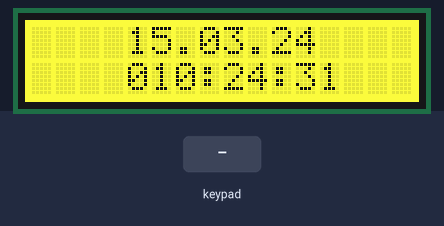
A sketch run on a simulated Arduino Uno, built with avr-gcc and run on an emulated ATmega328P. On the bench: 16×2 character LCD. Inputs (shaded band) come from the test bench. The local clock reads 2024-03-15 10:24:30 at power-on unless the sketch sets it.

Above: at 1.2 s.
1.3 s: key 'U' pressed
At 2.8 s:
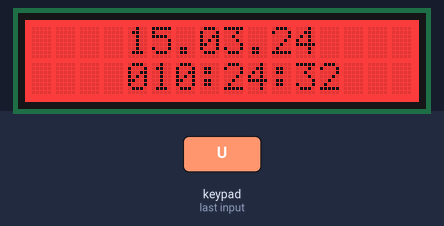
4.3 s: key 'L' pressed
At 5.8 s:
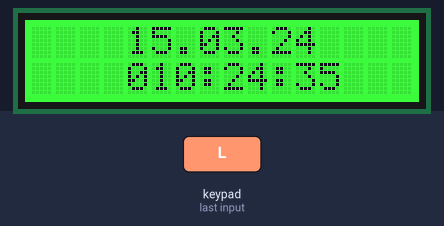
7.3 s: key 'R' pressed
At 8.5 s:
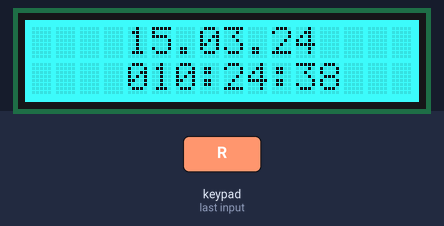
10.3 s: key 'S' pressed
At 11.4 s:
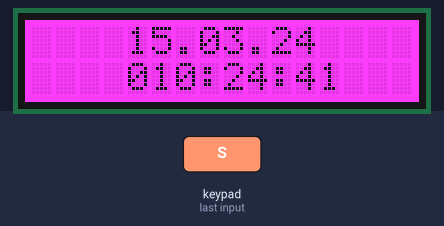
Timing chart, 0 to 13.3 s (numbered marks = the images above; inputs shaded):
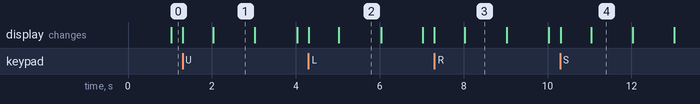

The sketch:

clock.ino
```cpp
/*********************

Colored clock for the Adafruit RGB Character LCD Shield + SD-RTC shield

**********************/

#include <Wire.h>
#include "RTClib.h"
#include <Adafruit_RGBLCDShield.h>
#include <utility/Adafruit_MCP23017.h>

#define RED 0x1
#define YELLOW 0x3
#define GREEN 0x2
#define TEAL 0x6
#define BLUE 0x4
#define VIOLET 0x5
#define WHITE 0x7
#define aref_voltage 3.3

Adafruit_RGBLCDShield lcd = Adafruit_RGBLCDShield();
RTC_DS1307 rtc;
DateTime now;

void setup()
{
  lcd.begin(16,2);
  lcd.setBacklight(YELLOW);
  Wire.begin();
  rtc.begin();
}

void loop()
{
  now = rtc.now();
  updateTime();
  updateColor();
}

void updateTime()
{

 // Time variables

 int s = now.second();
 int m = now.minute();
 int h = now.hour();
 int d = now.day();
 int M = now.month();
 int y = now.year();
// int D = now.dayOfWeek();

 // Clock

 lcd.setCursor(4,1);
 if (h-1<10) {lcd.print(0);} lcd.print(h);
 lcd.print(":");
 if (m<10) {lcd.print(0);} lcd.print(m);
 lcd.print(":");
 if (s<10) {lcd.print(0);} lcd.print(s);

 // Calendar

 lcd.setCursor(4,0);
 if (d<10) {lcd.print(0);} lcd.print(d);
 lcd.print(".");
 if (M<10) {lcd.print(0);} lcd.print(M);
 lcd.print(".");
 lcd.print(y-2000);

}

void updateColor()
{

 uint8_t buttons = lcd.readButtons();

  if (buttons)
  {
    if (buttons & BUTTON_UP) {
      lcd.setBacklight(RED);
    }
    if (buttons & BUTTON_DOWN) {
      lcd.setBacklight(YELLOW);
    }
    if (buttons & BUTTON_LEFT) {
      lcd.setBacklight(GREEN);
    }
    if (buttons & BUTTON_RIGHT) {
      lcd.setBacklight(TEAL);
    }
    if (buttons & BUTTON_SELECT) {
      lcd.setBacklight(VIOLET);
    }
   }
}
```

Measured:
- after the input at 1.3 s, the display: first changes at once (image 1 shows a later state)
- after the input at 4.3 s, the display: first changes at once (image 2 shows a later state)
- after the input at 7.3 s, the display: first changes at once (image 3 shows a later state)
- after the input at 10.3 s, the display: first changes at once (image 4 shows a later state)
- what the display in image 1 shows lasts 1.0 s, from 2.0 s to 3.0 s
